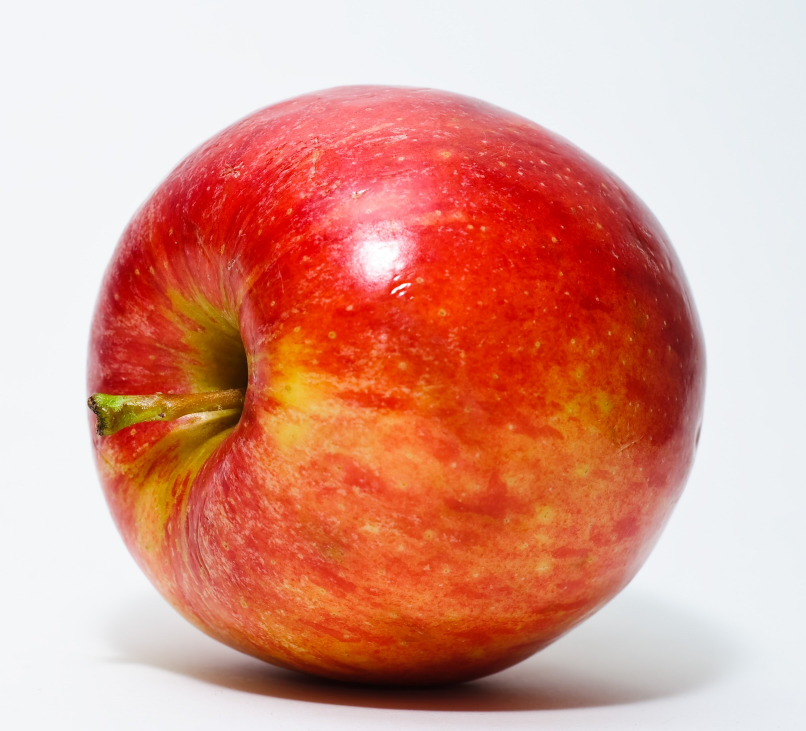
#> input picture lab2/Red_Apple.jpg, 2418 x 2192 px (shown at 1/3 size)
$ python 2.py
#> lines starting #> are read from the running program, lines starting #| are printed output that depends on the picture
from skimage import io, color, transform
from scipy.signal import convolve2d
import matplotlib.pyplot as plt
import numpy as np
from sklearn.metrics import mean_squared_error

img = io.imread("Red_Apple.jpg")
#> img is the input picture: shape (2192, 2418, 3); mean R, G, B 219.8, 155.7, 140.5
gray = color.rgb2gray(img)
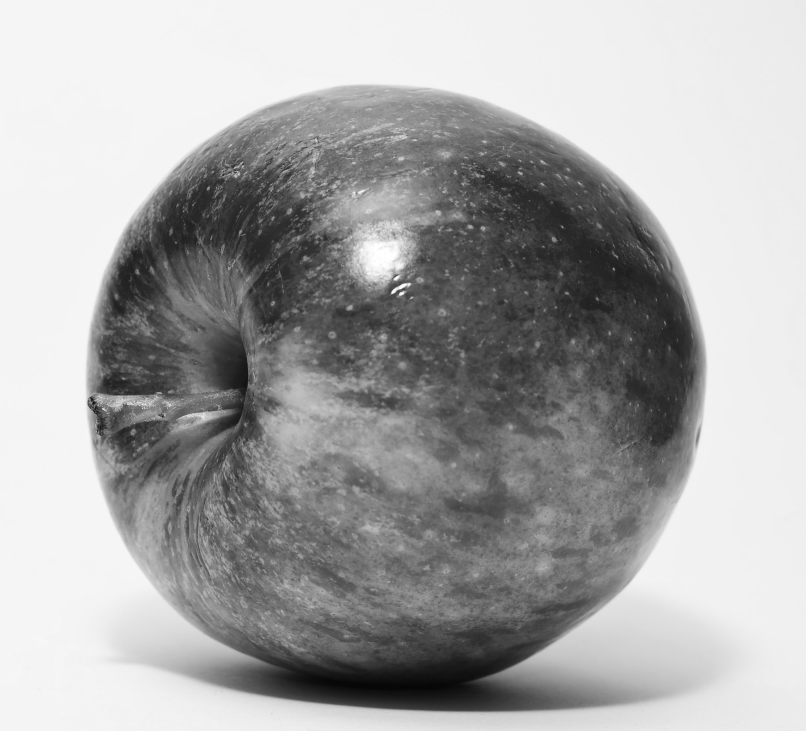
#> gray: shape (2192, 2418) float64 (shown at 1/3 size); min 0.0198, max 1, mean 0.66

kernel = np.ones((3, 3)) / 9
blurred = convolve2d(gray, kernel, mode='same')
small = blurred[::2, ::2]

large = transform.resize(small, gray.shape, order=1)

mse = mean_squared_error(gray, large)
#> mse = 0.000247
print(f"MSE: {mse:.6f}")
#| MSE: 0.000247

fig, ax = plt.subplots(1, 3, figsize=(12, 4))
ax[0].imshow(gray, cmap='gray')
ax[0].set_title("Original Image")
ax[1].imshow(small, cmap='gray')
ax[1].set_title("Downscaled Image")
ax[2].imshow(large, cmap='gray')
ax[2].set_title("Upscaled Image")
for a in ax:
    a.axis('off')
plt.tight_layout()
plt.show()
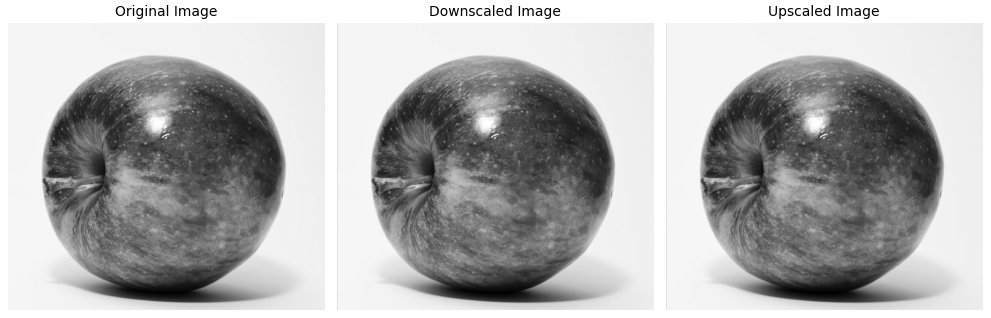
#> figure drawn by matplotlib, 3 panels
